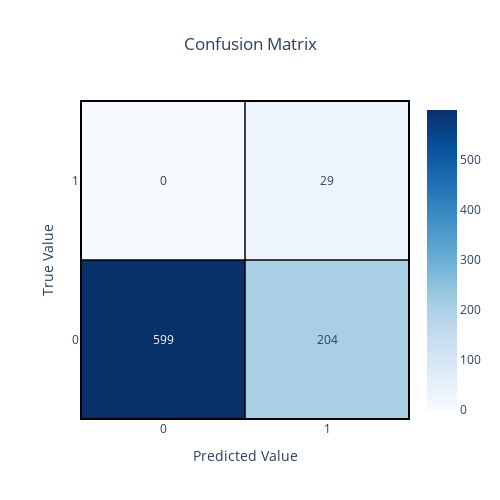

Notebook code for this chart:
### Code cell
import plotly.graph_objects as go

fig = go.Figure(
    data=go.Heatmap(
        z=cm,
        x=labels,
        y=labels,
        colorscale="Blues",
        showscale=True,  # Shows the color bar
    )
)


def get_font_color(value, cm):
    if value > cm.max() / 2:
        return "white"
    else:
        return " dark blue"


# Adding text annotations manually
annotations = []
for i, row in enumerate(cm):
    for j, value in enumerate(row):
        annotations.append(
            go.layout.Annotation(
                text=str(value),
                x=labels[j],
                y=labels[i],
                xref="x1",
                yref="y1",
                font=dict(color=get_font_color(value, cm)),
                showarrow=False,
            )
        )

fig.update_layout(
    annotations=annotations,
    autosize=False,
    width=500,
    height=500,
    title_text="Confusion Matrix",
    title_x=0.5,  # Centers the title
    xaxis=dict(title="Predicted Value", side="bottom"),
    yaxis=dict(title="True Value", side="left"),
)


fig.add_shape(
    type="rect",
    xref="x",  # Change to data reference for x-axis
    yref="y",  # Change to data reference for y-axis
    x0=-0.5,  # Start at first x-axis category index
    y0=-0.5,  # Start at first y-axis category index
    x1=len(labels) - 0.5,  # End at last x-axis category index
    y1=len(labels) - 0.5,  # End at last y-axis category index
    line=dict(color="black", width=2),
)

fig.add_shape(
    type="line",
    xref="x",
    yref="y",
    x0=-0.5,
    y0=0.5,
    x1=len(labels) - 0.5,
    y1=0.5,
    line=dict(color="black", width=1.5),
)

fig.add_shape(
    type="line",
    xref="x",
    yref="y",
    x0=0.5,
    y0=-0.5,
    x1=0.5,
    y1=1.5,
    line=dict(color="black", width=1.5),
)


fig.show()

### Figure 1 — Plotly figure (JSON) as saved in the notebook; plotly's stock layout.template omitted (floating-point values rounded to 4 significant figures)
{"data": [{"colorscale": [[0, "rgb(247,251,255)"], [0.125, "rgb(222,235,247)"], [0.25, "rgb(198,219,239)"], [0.375, "rgb(158,202,225)"], [0.5, "rgb(107,174,214)"], [0.625, "rgb(66,146,198)"], [0.75, "rgb(33,113,181)"], [0.875, "rgb(8,81,156)"], [1, "rgb(8,48,107)"]], "showscale": true, "type": "heatmap", "x": ["0", "1"], "y": ["0", "1"], "z": [[599, 204], [0, 29]]}], "layout": {"annotations": [{"font": {"color": "white"}, "showarrow": false, "text": "599", "x": "0", "xref": "x", "y": "0", "yref": "y"}, {"font": {"color": " dark blue"}, "showarrow": false, "text": "204", "x": "1", "xref": "x", "y": "0", "yref": "y"}, {"font": {"color": " dark blue"}, "showarrow": false, "text": "0", "x": "0", "xref": "x", "y": "1", "yref": "y"}, {"font": {"color": " dark blue"}, "showarrow": false, "text": "29", "x": "1", "xref": "x", "y": "1", "yref": "y"}], "autosize": false, "height": 500, "shapes": [{"line": {"color": "black", "width": 2}, "type": "rect", "x0": -0.5, "x1": 1.5, "xref": "x", "y0": -0.5, "y1": 1.5, "yref": "y"}, {"line": {"color": "black", "width": 1.5}, "type": "line", "x0": -0.5, "x1": 1.5, "xref": "x", "y0": 0.5, "y1": 0.5, "yref": "y"}, {"line": {"color": "black", "width": 1.5}, "type": "line", "x0": 0.5, "x1": 0.5, "xref": "x", "y0": -0.5, "y1": 1.5, "yref": "y"}], "title": {"text": "Confusion Matrix", "x": 0.5}, "width": 500, "xaxis": {"side": "bottom", "title": {"text": "Predicted Value"}}, "yaxis": {"side": "left", "title": {"text": "True Value"}}}}
